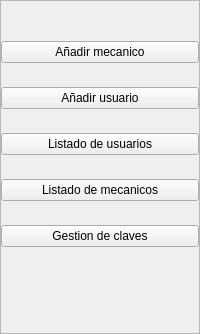
        <widget class="QFrame" name="frame_botones">
         <property name="styleSheet">
          <string notr="true"/>
         </property>
         <property name="frameShape">
          <enum>QFrame::StyledPanel</enum>
         </property>
         <property name="frameShadow">
          <enum>QFrame::Raised</enum>
         </property>
         <layout class="QVBoxLayout" name="verticalLayout_2" stretch="0,0,0,0,2,0,0">
          <property name="spacing">
           <number>24</number>
          </property>
          <property name="leftMargin">
           <number>0</number>
          </property>
          <property name="topMargin">
           <number>0</number>
          </property>
          <property name="rightMargin">
           <number>0</number>
          </property>
          <property name="bottomMargin">
           <number>46</number>
          </property>
          <item>
           <spacer name="verticalSpacer_2">
            <property name="orientation">
             <enum>Qt::Vertical</enum>
            </property>
            <property name="sizeHint" stdset="0">
             <size>
              <width>20</width>
              <height>40</height>
             </size>
            </property>
           </spacer>
          </item>
          <item>
           <widget class="QPushButton" name="pushButton_6">
            <property name="text">
             <string>Añadir mecanico</string>
            </property>
            <property name="icon">
             <iconset>
              <normaloff>../icons/edit_normal_hover.png</normaloff>../icons/edit_normal_hover.png</iconset>
            </property>
           </widget>
          </item>
          <item>
           <widget class="QPushButton" name="pushButton_4">
            <property name="text">
             <string>Añadir usuario</string>
            </property>
            <property name="icon">
             <iconset>
              <normaloff>../icons/users_normal_hover.png</normaloff>../icons/users_normal_hover.png</iconset>
            </property>
           </widget>
          </item>
          <item>
           <widget class="QPushButton" name="pushButton_5">
            <property name="text">
             <string>Listado de usuarios</string>
            </property>
            <property name="icon">
             <iconset>
              <normaloff>../icons/license_normal_hover.png</normaloff>../icons/license_normal_hover.png</iconset>
            </property>
           </widget>
          </item>
          <item>
           <widget class="QPushButton" name="pushButton_3">
            <property name="text">
             <string>Listado de mecanicos</string>
            </property>
            <property name="icon">
             <iconset>
              <normaloff>../icons/admin_normal_hover.png</normaloff>../icons/admin_normal_hover.png</iconset>
            </property>
           </widget>
          </item>
          <item>
           <widget class="QPushButton" name="pushButton">
            <property name="text">
             <string>Gestion de claves</string>
            </property>
            <property name="icon">
             <iconset>
              <normaloff>../icons/password_normal_hover.png</normaloff>../icons/password_normal_hover.png</iconset>
            </property>
           </widget>
          </item>
          <item>
           <spacer name="verticalSpacer">
            <property name="orientation">
             <enum>Qt::Vertical</enum>
            </property>
            <property name="sizeHint" stdset="0">
             <size>
              <width>20</width>
              <height>40</height>
             </size>
            </property>
           </spacer>
          </item>
         </layout>
        </widget>
